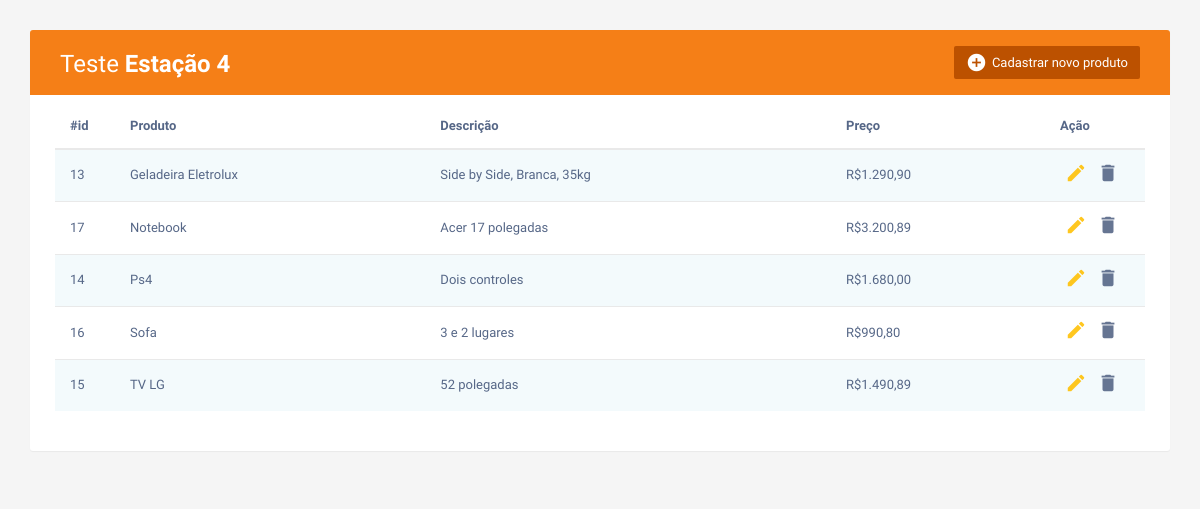
The page / on the database its author committed.
### tables this page shows
CREATE TABLE `produtos` (
  `id` int(11) NOT NULL,
  `nome` varchar(30) NOT NULL,
  `descricao` text NOT NULL,
  `preco` float NOT NULL
);

### lista.php (the view)
<?php
    require 'banco.php';
    $sql = "SELECT * FROM produtos ORDER BY nome ASC";
    $sql = $pdo->query($sql);
    if($sql->rowCount() > 0){
        foreach ($sql->fetchAll() as $produto){
            $preco = $produto['preco'];
            $valor = 'R$' .number_format($preco, 2, ',', '.');
            echo '<tr>';
                echo '<td>'.$produto['id'].'</td>';
                echo '<td>'.$produto['nome'].'</td>';
                echo '<td>'.$produto['descricao'].'</td>';
                echo '<td>' .$valor. '</td>';
                echo '<td>';
                    echo '<a href="editar.php?id='.$produto['id'].'" class="edit"><i class="material-icons" data-toggle="tooltip" title="Editar">&#xE254;</i></a>';
                    echo '<a href="excluir.php?id='.$produto['id'].'" class="delete"><i class="material-icons" data-toggle="tooltip" title="Excluir">&#xE872;</i></a>';
                echo '</td>';
             echo '</tr>';
        }
    }
?>

### index.php (shortened to what this page needs)
<!doctype html>
<html lang="pt-BR">
<head>
    <link rel="stylesheet" href="https://maxcdn.bootstrapcdn.com/font-awesome/4.7.0/css/font-awesome.min.css">
    <link rel="stylesheet" href="https://maxcdn.bootstrapcdn.com/bootstrap/3.3.7/css/bootstrap.min.css">
    <link rel="stylesheet" href="css/style.css">
</head>
<body>
    <div class="container">
        <div class="table-wrapper">
            <div class="table-title">
                <div class="row">
                    <div class="col-sm-6">
                        <h2>Teste <b>Estação 4</b></h2>
                    </div>
                    <div class="col-sm-6">
                        <a href="#modelproduto" class="btn btn-success" data-toggle="modal"><i class="material-icons">&#xE147;</i> <span>Cadastrar novo produto</span></a>
                    </div>
                </div>
            </div>
            <table class="table table-striped table table-hover">
                <thead>
                <tr>
                    <th>#id</th>
                    <th>Produto</th>
                    <th>Descrição</th>
                    <th>Preço</th>
                    <th>Ação</th>
                </tr>
                </thead>
                <tbody>
                <?php require 'lista.php' ?>
                </tbody>
            </table>
        </div>
    </div>
</body>
</html>

### css/style.css (style rules this page uses)
body { color: #566787; background: #f5f5f5; font-family: 'Varela Round', sans-serif; font-size: 13px; }
.btn.btn-success, .btn.btn-default:hover { background-color:#bc5100; border-color:#bc5100; color:#fff; }
.table-wrapper { background: #fff; padding: 20px 25px; margin: 30px 0; border-radius: 3px; box-shadow: 0 1px 1px rgba(0,0,0,.05); }
.table-title { padding-bottom: 15px; background: #f57f17; color: #fff; padding: 16px 30px; margin: -20px -25px 10px; border-radius: 3px 3px 0 0; }
.table-title h2 { margin: 5px 0 0; font-size: 24px; }
.table-title .btn { color: #fff; float: right; font-size: 13px; border: none; min-width: 50px; border-radius: 2px; border: none; outline: none !important; margin-left: 10px; }
.table-title .btn i { float: left; font-size: 21px; margin-right: 5px; }
.table-title .btn span { float: left; margin-top: 2px; }
table.table tr th, table.table tr td { border-color: #e9e9e9; padding: 12px 15px; vertical-align: middle; }
table.table tr th:first-child { width: 60px; }
table.table tr th:last-child { width: 100px; }
table.table-striped tbody tr:nth-of-type(odd) { background-color: #f3fafc; }
table.table td:last-child i { opacity: 0.9; font-size: 22px; margin: 0 5px; }
table.table td a { font-weight: bold; color: #566787; display: inline-block; text-decoration: none; outline: none !important; }
table.table td a.edit { color: #FFC107; }
table.table td i { font-size: 19px; }

### rows shown on the page
produtos: id "13", nome "Geladeira Eletrolux", descricao "Side by Side, Branca, 35kg", preco "R$1.290,90"
produtos: id "17", nome "Notebook", descricao "Acer 17 polegadas", preco "R$3.200,89"
produtos: id "14", nome "Ps4", descricao "Dois controles", preco "R$1.680,00"
produtos: id "16", nome "Sofa", descricao "3 e 2 lugares", preco "R$990,80"
produtos: id "15", nome "TV LG", descricao "52 polegadas", preco "R$1.490,89"
